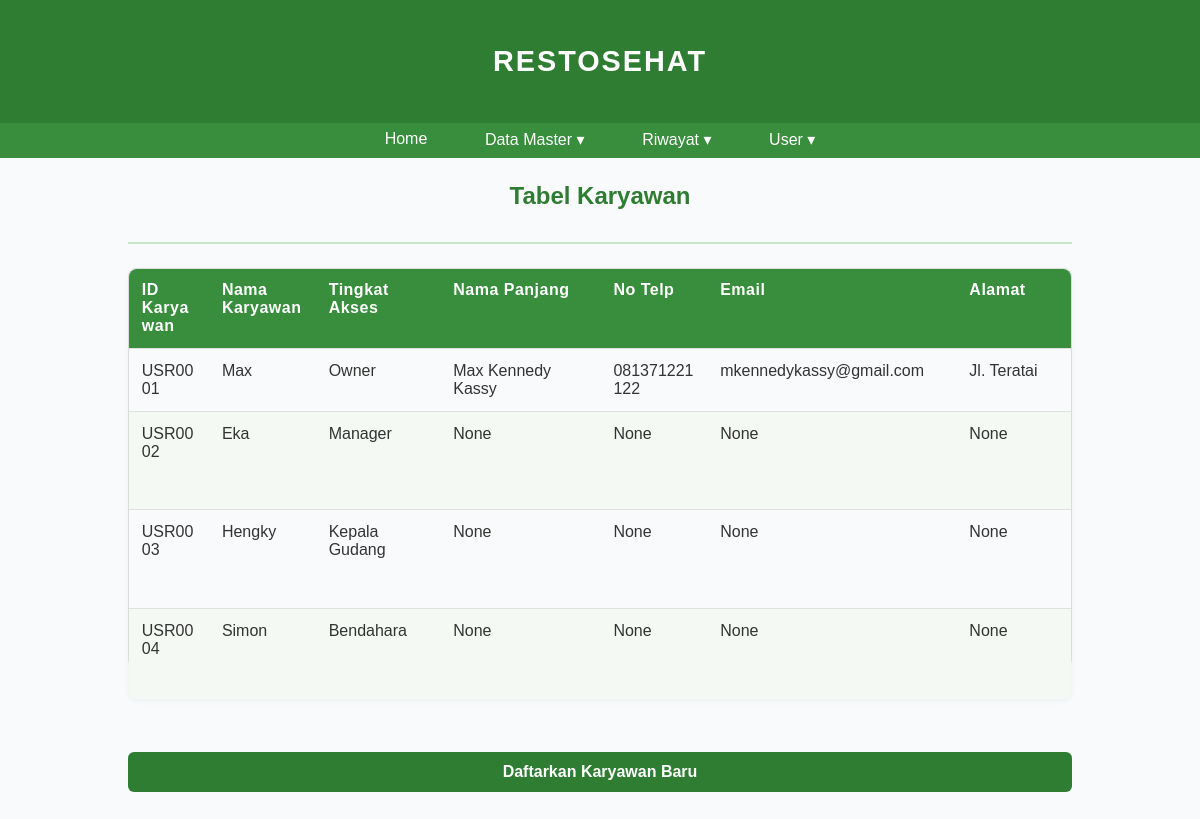
The app's page /karyawan (signed in) with its own data.
### main.py (models this page shows, shortened)
class User(db.Model, UserMixin):
    idPrefix = 'USR'
    id = db.Column(db.String(5), primary_key=True)
    username = db.Column(db.String(80), unique=True, nullable=False)
    password_hash = db.Column(db.String(200), nullable=False)
    role = db.Column(db.String(50), default='User')
    namaPanjang = db.Column(db.String(200))
    email = db.Column(db.String(100), unique=True)
    noTelp = db.Column(db.String(12), unique=True)
    alamat = db.Column(db.String(150))

### main.py (the view)
@app.route("/karyawan")
@login_required
def karyawan():
    employees = User.query.order_by(User.id).all()
    return render_template('karyawan.html', employees=employees)

### main.py (called while the page is built)
@login_manager.user_loader
def load_user(user_id):
    return User.query.get(user_id)

### templates/karyawan.html (shortened to what this page needs)
{% extends 'base.html' %}
{% block body %}
<div class="content">
    <div class="head-content">
        <p>Tabel Karyawan</p>
    </div>
    <div class="main-content">
        {% if employees|length < 1 %}
        <h4>Kosong</h4>
        {% else %}
        <div class="table-container">
            <table>
                <thead>
                    <tr>
                        <th>ID Karyawan</th>
                        <th>Nama Karyawan</th>
                        <th>Tingkat Akses</th>
                        <th>Nama Panjang</th>
                        <th>No Telp</th>
                        <th>Email</th>
                        <th>Alamat</th>
                    </tr>
                </thead>
                <tbody>
                    {% for employee in employees %}
                    <tr>
                        <td>{{ employee.id }}</td>
                        <td>{{ employee.username }}</td>
                        <td>{{ employee.role }}</td>
                        <td>{{ employee.namaPanjang }}</td>
                        <td>{{ employee.noTelp }}</td>
                        <td>{{ employee.email }}</td>
                        <td>{{ employee.alamat }}</td>
                    </tr>
                    {% endfor %}
                </tbody>
            </table>
        </div>
        {% endif %}
        <br><br>
        <input type="submit" value="Daftarkan Karyawan Baru" onclick="window.location.href='/register'">
    </div>
</div>
{% endblock %}

### static/main.css (style rules this page uses)
body { margin: 0; padding: 0; font-family: 'Poppins', sans-serif; background-color: #f9fafb; color: #333; }
.content { background: transparent !important; box-shadow: none !important; border-radius: 0 !important; max-width: 100% !important; width: 100% !important; padding: 2rem 4rem !important; margin: 0 auto !important; }
.head-content { text-align: center; font-size: 1.5rem; font-weight: 600; color: #2e7d32; border-bottom: 2px solid #c8e6c9; padding-bottom: 0.5rem; margin-bottom: 1.5rem; }
.main-content { display: flex; flex-direction: column; align-items: center; gap: 1.5rem; }
table { width: 100%; border-collapse: collapse; border-radius: 8px; overflow: hidden; box-shadow: 0 2px 6px rgba(0, 0, 0, 0.05); }
th { background-color: #388e3c; color: white; text-align: left; padding: 0.8rem; font-weight: 600; letter-spacing: 0.5px; }
td { padding: 0.8rem; border-bottom: 1px solid #e0e0e0; }
tr:nth-child(even) { background-color: #f4f9f4; }
.main-content input[type="submit"] { background-color: #2e7d32; color: white; border: none; padding: 0.7rem 1.4rem; border-radius: 6px; font-weight: 600; font-size: 1rem; cursor: pointer; transition: 0.2s ease-in-out; width: 100%; }
.table-container { max-height: 400px; border: 1px solid #e0e0e0; border-radius: 8px; }
.table-container table { width: 100%; border-collapse: collapse; }
.table-container thead { display: table; width: 100%; table-layout: fixed; }
.table-container thead th { position: sticky; top: 0; background-color: #388e3c; color: white; z-index: 1; text-align: left; padding: 0.8rem; border-bottom: 1px solid #e0e0e0; }
.table-container tbody { display: block; max-height: 350px; overflow-y: auto; width: 100%; }
.table-container tbody tr { display: table; width: 100%; table-layout: fixed; }
.table-container tbody tr:nth-child(even) { background-color: #f4f9f4; }
.table-container td { padding: 0.8rem; border-bottom: 1px solid #e0e0e0; }
table { width: 100% !important; table-layout: auto !important; border-collapse: collapse; word-wrap: break-word; white-space: normal; }
th, td { word-break: break-word; white-space: normal; padding: 0.8rem 1rem; }
.content { max-width: 1360px; width: min(95vw, 1360px); }
table { width: 100%; table-layout: auto; border-collapse: collapse; }
th, td { white-space: nowrap; padding: 0.8rem 1rem; text-align: left; }
.content, .main-content, .table-container { overflow-x: visible !important; }
:root { --page-max: 1200px; }
.head-name, .navbar, .content { max-width: var(--page-max); width: min(96vw, var(--page-max)); margin-left: auto; margin-right: auto; }
.content { padding-inline: clamp(16px, 2vw, 32px); }
*, *::before, *::after { box-sizing: border-box; }
html, body { width: 100%; overflow-x: hidden; }
:root { --page-max: 1280px; }
.head-name, .navbar, .content { max-width: var(--page-max); width: min(96vw, var(--page-max)); margin: 0 auto; }
table { width: 100% !important; max-width: 100% !important; table-layout: auto !important; border-collapse: collapse; }
th, td { min-width: 0 !important; padding: 0.75rem 1rem; text-align: left; white-space: nowrap; }
@media (max-width: 1280px) { th, td { white-space: normal; word-break: break-word; } }
table, .table-container { width: 100% !important; }
th:nth-child(n), td:nth-child(n) { min-width: 0 !important; }
body { overflow-x: hidden; }
html, body { overflow-x: hidden; }
html, body { margin: 0 !important; padding: 0 !important; overflow-x: hidden; background-color: #f9fafb; }
.content, .container, main { margin-top: 0 !important; padding-top: 0 !important; }
table { width: 100% !important; table-layout: fixed !important; border-collapse: collapse; }
table th, table td { white-space: normal !important; overflow-wrap: anywhere; word-break: break-word; hyphens: auto; vertical-align: top; }
table th:nth-child(1), table td:nth-child(1) { width: 9ch; }
table th:nth-child(2), table td:nth-child(2) { width: 12ch; }
table th:nth-child(3), table td:nth-child(3) { width: 14ch; }
table th:nth-child(4), table td:nth-child(4) { width: 18ch; }
table th:nth-child(5), table td:nth-child(5) { width: 12ch; }
table th:nth-child(6), table td:nth-child(6) { width: 28ch; }
table th:nth-child(7), table td:nth-child(7) { width: 18ch; }

### records on screen
User: id "USR0001", username "Max", role "Owner", namaPanjang "Max Kennedy Kassy", noTelp "081371221122", email "mkennedykassy@gmail.com", alamat "Jl. Teratai"
User: id "USR0002", username "Eka", role "Manager", namaPanjang "None", noTelp "None", email "None", alamat "None"
User: id "USR0003", username "Hengky", role "Kepala Gudang", namaPanjang "None", noTelp "None", email "None", alamat "None"
User: id "USR0004", username "Simon", role "Bendahara", namaPanjang "None", noTelp "None", email "None", alamat "None"
